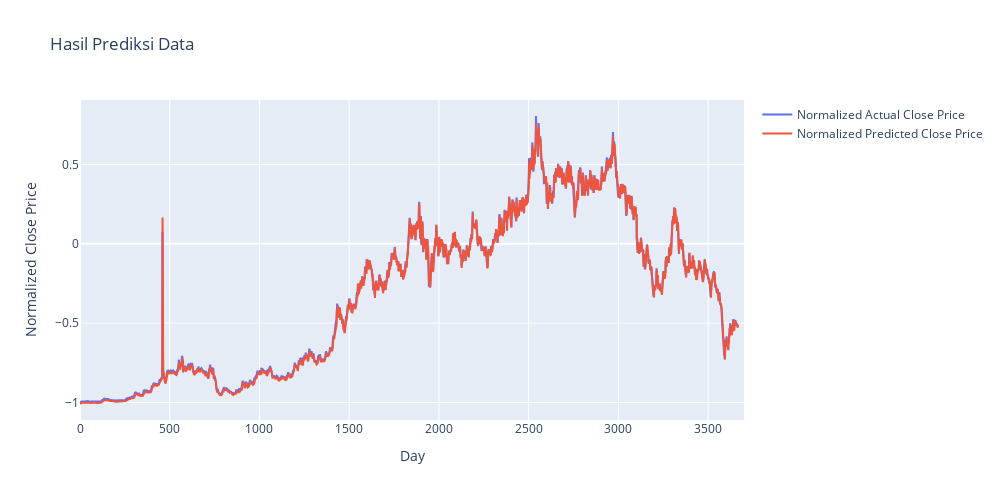

Notebook code cell kept with this figure:
### Code cell
# Memvisualisasikan hasil prediksi pada data latih
# Nilai-nilai pada sumbu y yang berkisar dari -1 hingga 1 menunjukkan rentang nilai hasil normalisasi dari data Close Price asli. 
# MinMaxScaler mengubah skala data menjadi rentang antara -1 dan 1.
# Sumbu y mewakili nilai Close Price (harga penutupan) yang telah dinormalisasi menggunakan MinMaxScaler.
# nilai-nilai tersebut tidak mewakili harga penutupan sebenarnya, 
# melainkan nilai yang telah diubah skalanya ke rentang tertentu (dalam hal ini, antara -1 dan 1).
fig = go.Figure(data=[
    go.Scatter(y=y_train.flatten(), mode='lines', name='Normalized Actual Close Price'),
    go.Scatter(y=predicted.flatten(), mode='lines', name='Normalized Predicted Close Price')
])


fig.update_layout(
    height = 500, 
    width = 1000,
    title= "Hasil Prediksi Data",
    xaxis_title='Day',
    yaxis_title='Normalized Close Price',
    xaxis_range=[0,3700],
)

fig.show()

### Figure 1 — Plotly figure (JSON) as saved in the notebook; plotly's stock layout.template omitted (floating-point values rounded to 4 significant figures; data arrays with more than 128 entries replaced by an {"elided": "..."} marker saying what was removed)
{"data": [{"mode": "lines", "name": "Normalized Actual Close Price", "type": "scatter", "y": {"elided": "3667 float values"}}, {"mode": "lines", "name": "Normalized Predicted Close Price", "type": "scatter", "y": {"elided": "3667 float values"}}], "layout": {"height": 500, "title": {"text": "Hasil Prediksi Data"}, "width": 1000, "xaxis": {"range": [0, 3700], "title": {"text": "Day"}}, "yaxis": {"title": {"text": "Normalized Close Price"}}}}
